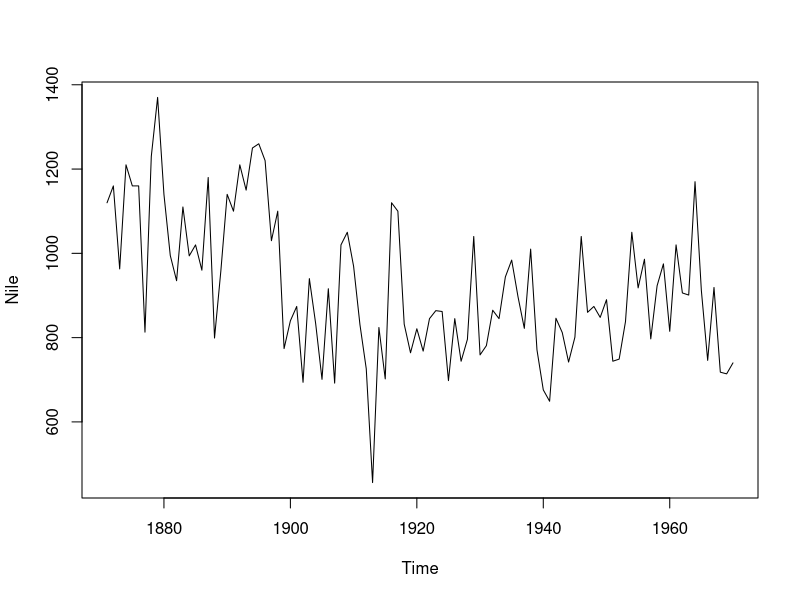
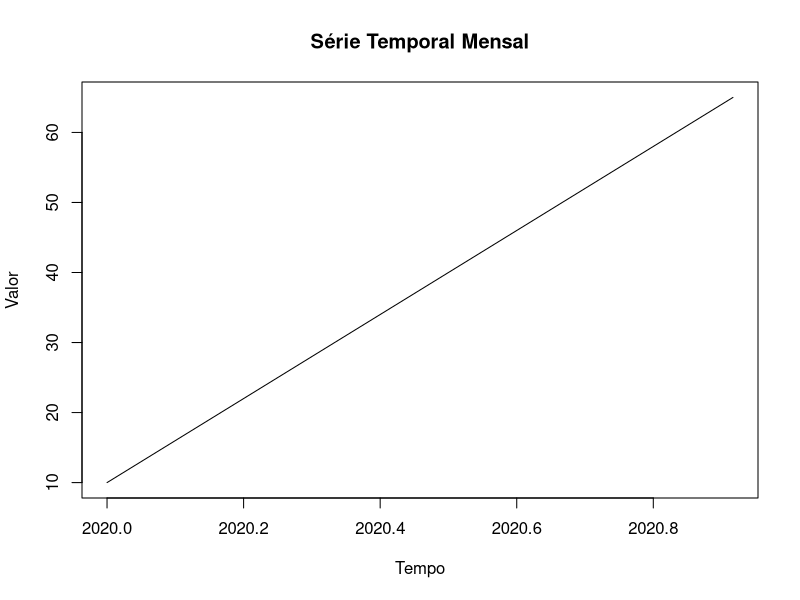
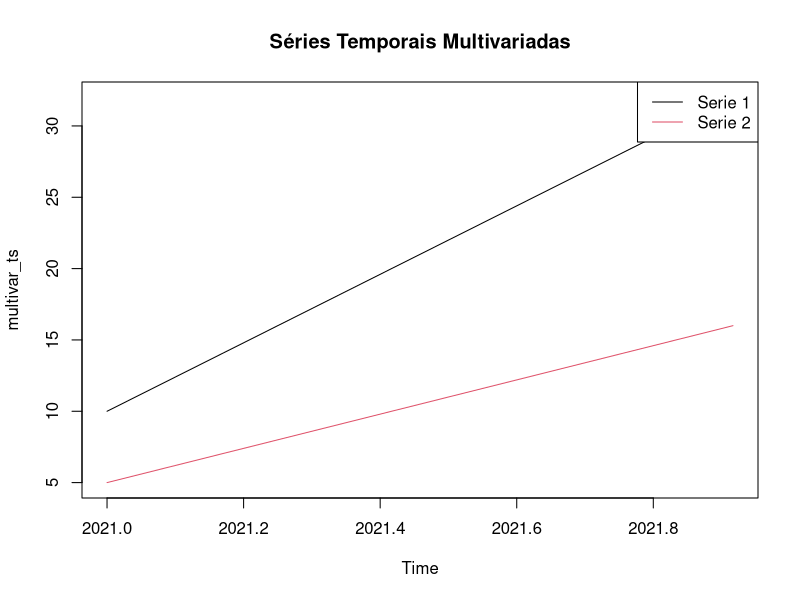

Generate these figures, in order, with R:
data(Nile)
plot(Nile)

View(Nile) #visualiza o objeto 
class(Nile) # mostra a classe do objeto
summary(Nile) # resumo estatistico


#----------------------------------------- TS-> DATAFRAME-------------------------
# Converter para um data frame
serie_df <- data.frame(
  ano = floor(time(Nile)),           # Extrai o ano
  valor = as.numeric(Nile)          # Valores da série temporal
)
View(serie_df)

# Criar uma série temporal multivariada
multivar_ts <- ts(
  matrix(c(10, 20, 30, 40, 15, 25, 35, 45), ncol = 2), 
  start = c(2020, 1), 
  frequency = 4
)

# Converter para um data frame
multivar_df <- data.frame(
  ano = floor(time(multivar_ts)),           # Extrai o ano
  trimestre = cycle(multivar_ts),          # Extrai o ciclo (trimestre)
  serie1 = multivar_ts[, 1],               # Primeira variável
  serie2 = multivar_ts[, 2]                # Segunda variável
)

# Visualizar o data frame
print(multivar_df)

#----------------------------------------- TS-> DATAFRAME-------------------------




#-----------------------------------------DATAFRAME -> TS-------------------------
df <- data.frame(
  ano = rep(2020, 12), # repete o mesmo valor para cado linha
  mes = 1:12, # sequencia numérica 
  valor = c(10, 15, 20, 25, 30, 35, 40, 45, 50, 55, 60, 65)
)

# Converter a coluna `valor` em série temporal
serie_ts <- ts(df$valor, start = c(2020, 1), frequency = 12)

attributes(serie_ts) 

# Visualizar a série
plot(serie_ts, main = "Série Temporal Mensal", ylab = "Valor", xlab = "Tempo")


# Data frame multivariado
df <- data.frame(
  ano = rep(2021, 12),
  mes = 1:12,
  serie1 = c(10, 12, 14, 16, 18, 20, 22, 24, 26, 28, 30, 32),
  serie2 = c(5, 6, 7, 8, 9, 10, 11, 12, 13, 14, 15, 16)
)

# Converter para uma série multivariada
multivar_ts <- ts(df[, c("serie1", "serie2")], start = c(2021, 1), frequency = 12)

# Plotar
plot(multivar_ts, main = "Séries Temporais Multivariadas", plot.type = "single", col = 1:2)
legend("topright", legend = c("Serie 1", "Serie 2"), col = 1:2, lty = 1)

#-----------------------------------------DATAFRAME -> TS-------------------------
